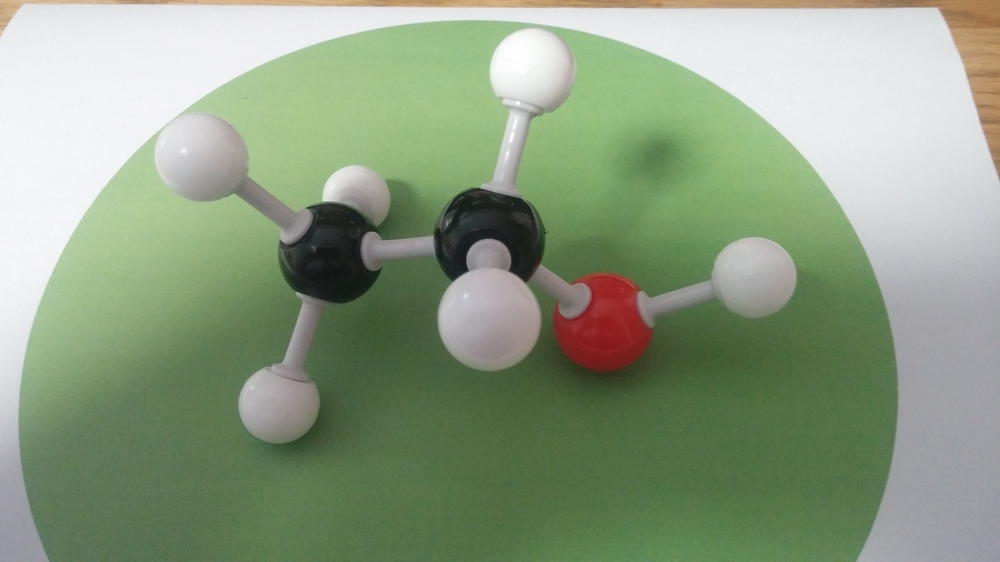
#> input picture ipro_api/testapi/pics/ethanol.jpg, 1000 x 562 px, shrunk from 4160 x 2340 before the run
$ python testCV.py
#> lines starting #> are read from the running program, lines starting #| are printed output that depends on the picture; after the words box and inside, x2 and y2 are one past the last pixel; in counts of white or black regions, pixels touching at a corner belong together
import cv2
import numpy as np
from matplotlib import pyplot as plt

image = cv2.imread('pics/ethanol.jpg')
#> image is the input picture: shape (562, 1000, 3); mean B, G, R 130.6, 157.5, 140.8
image = cv2.cvtColor(image, cv2.COLOR_BGR2GRAY)
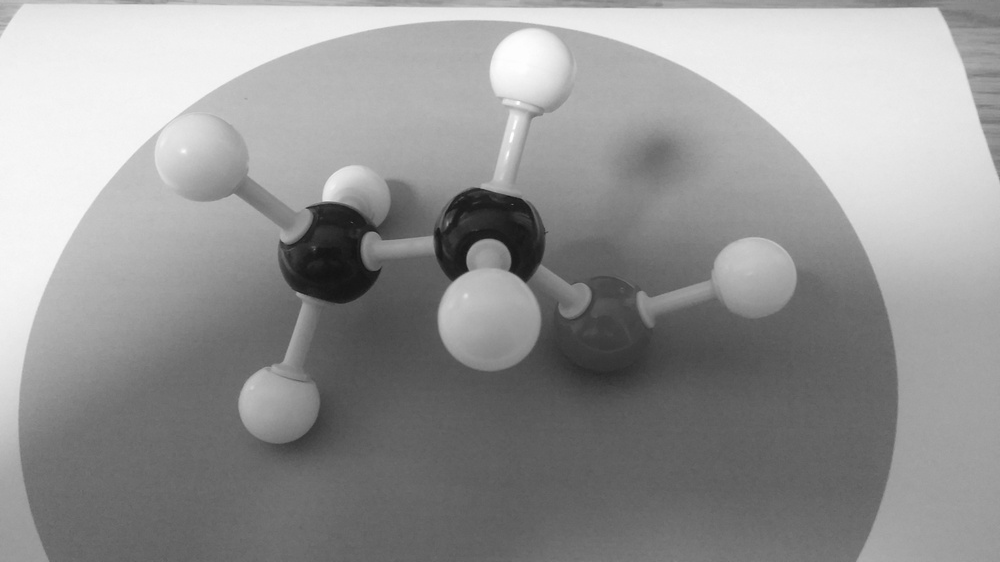
#> image: shape (562, 1000); min 19, max 255, mean 149.4
circles = cv2.HoughCircles(image, cv2.HOUGH_GRADIENT, 1, 30, param1=45, param2=25, minRadius=15, maxRadius=50)
#> circles = [[532.5, 71.5, 43.8], [755.5, 277.5, 40.5], [278.5, 402.5, 40.2], [488.5, 230.5, 47.2], [337.5, 259.5, 42.7], [203.5, 152.5, 49.4], [487.5, 316.5, 49.4], [355.5, 198.5, 33.6], [487.5, 260.5, 22.3]]
for i in circles[0]:
    cv2.circle(image, (i[0], i[1]), i[2], (0, 255, 0), 2)
#> this loop made 9 passes
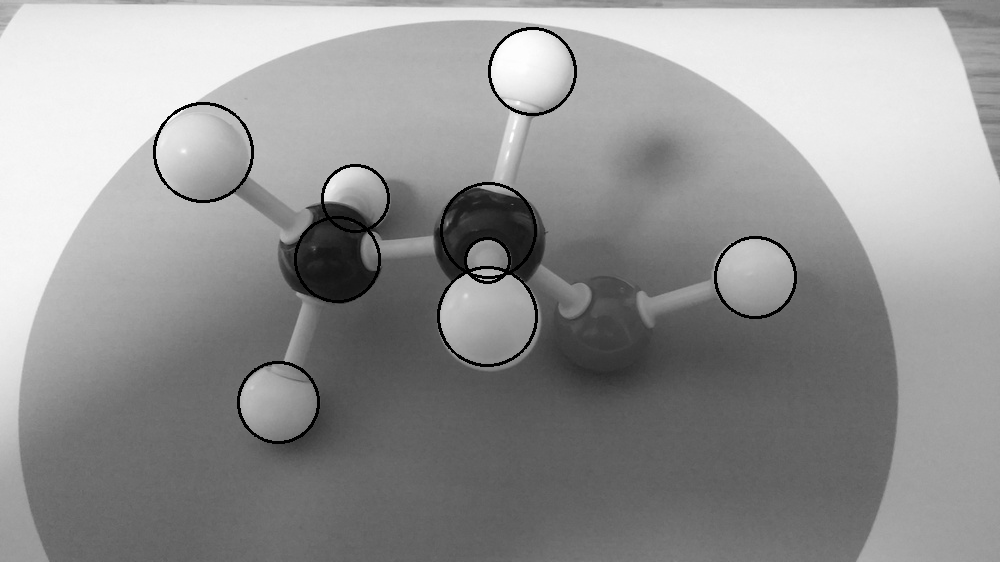
#> image: shape (562, 1000); 1.21% of pixels changed, all inside (x1, y1, x2, y2) = (153, 27, 797, 444)

cv2.imshow('test', image)
cv2.waitKey(0)

$ run again, with ipro_api/testapi/pics/1-Bromobutane.jpg copied over ipro_api/testapi/pics/ethanol.jpg
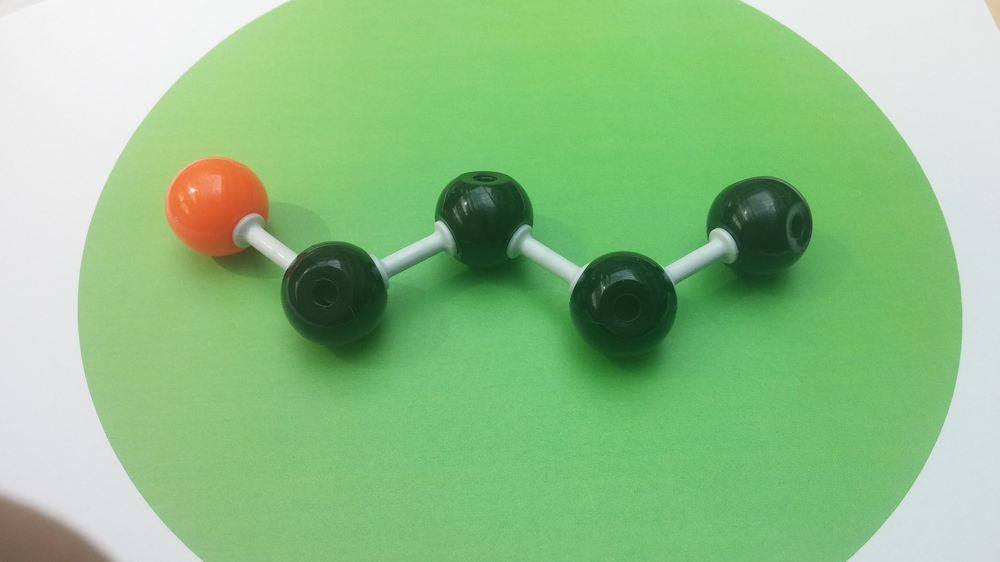
#> input picture ipro_api/testapi/pics/1-Bromobutane.jpg, 1000 x 562 px, shrunk from 4160 x 2340 before the run
#> image is the input picture: shape (562, 1000, 3); mean B, G, R 133.8, 191, 141.6
#> `image = cv2.cvtColor(image, cv2.COLOR_BGR2GRAY)`:
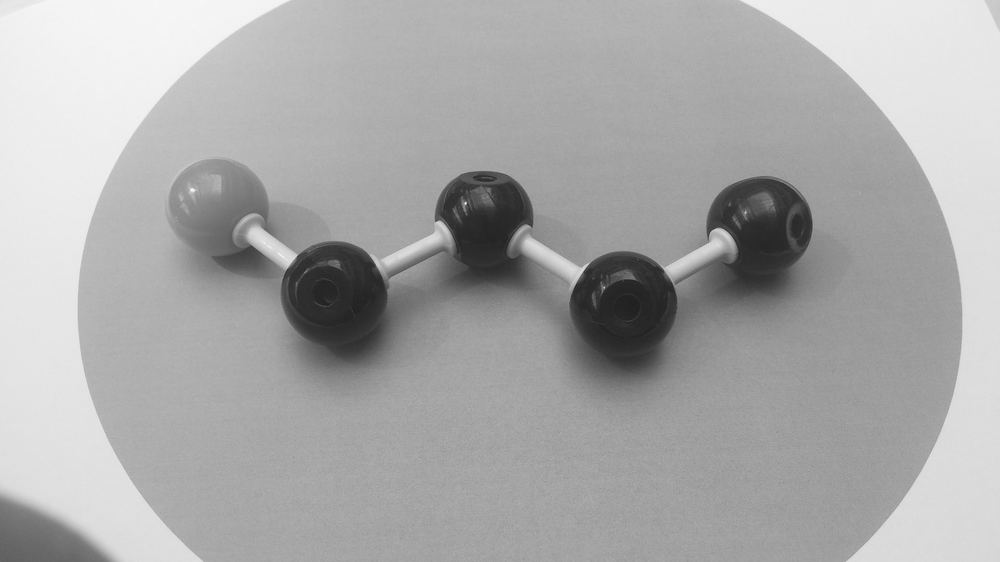
#> image: shape (562, 1000); min 31, max 248, mean 169.7
#> circles = 18 rows, first 8: [483.5, 218.5, 49.4], [217.5, 205.5, 49.4], [763.5, 224.5, 48.3], [329.5, 292.5, 49.4], [627.5, 303.5, 49.4], [615.5, 337.5, 49.4], [493.5, 254.5, 45], [340.5, 322.5, 47.1]
#> the loop `for i in circles[0]:` made 18 passes
#> after the loop `for i in circles[0]:`:
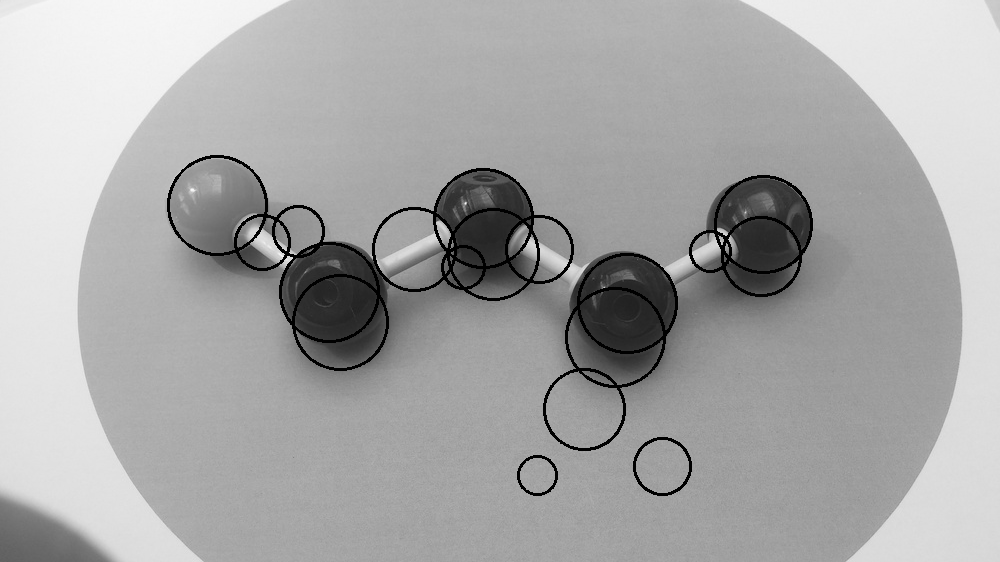
#> image: shape (562, 1000); 2.22% of pixels changed, all inside (x1, y1, x2, y2) = (167, 155, 813, 496)

$ run again, with ipro_api/testapi/pics/1-bromo-1-methyl-cyclopentane.jpg copied over ipro_api/testapi/pics/ethanol.jpg
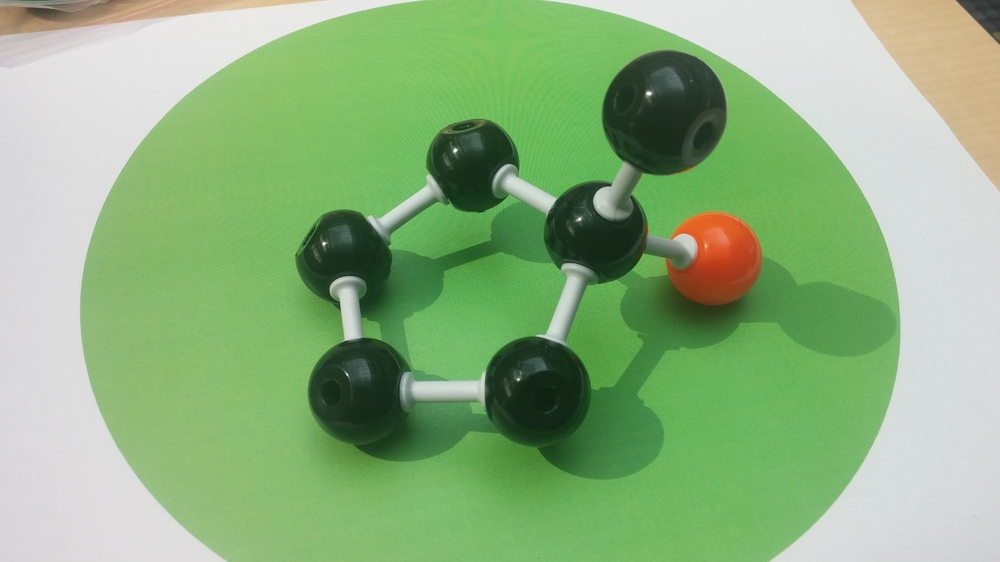
#> input picture ipro_api/testapi/pics/1-bromo-1-methyl-cyclopentane.jpg, 1000 x 562 px, shrunk from 4160 x 2340 before the run
#> image is the input picture: shape (562, 1000, 3); mean B, G, R 127.6, 177.6, 141.2
#> `image = cv2.cvtColor(image, cv2.COLOR_BGR2GRAY)`:
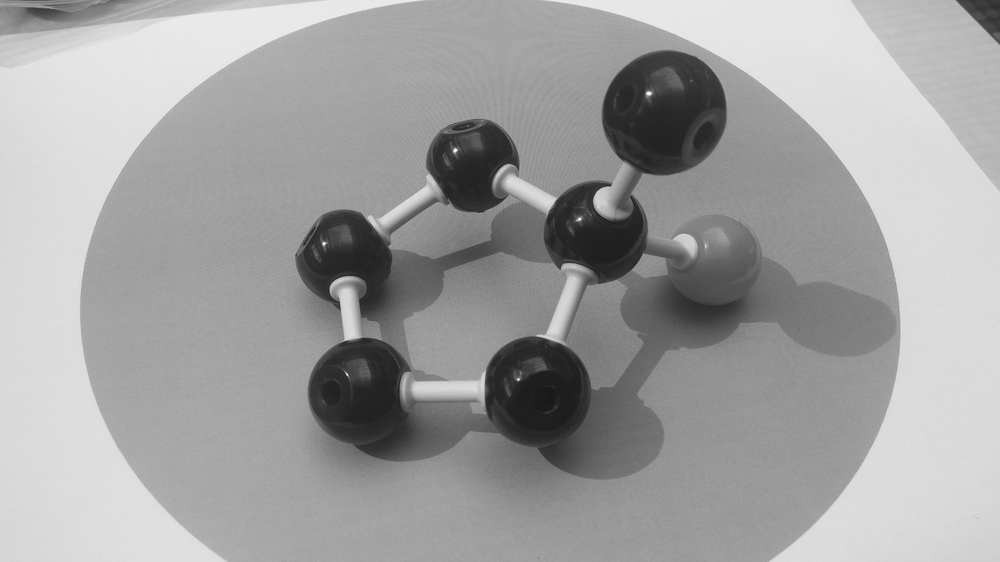
#> image: shape (562, 1000); min 24, max 254, mean 161
#> circles = 17 rows, first 8: [532.5, 385.5, 49.4], [357.5, 394.5, 49.4], [713.5, 257.5, 47.2], [473.5, 166.5, 45], [344.5, 256.5, 47.2], [598.5, 232.5, 49.4], [671.5, 122.5, 49.4], [587.5, 164.5, 45]
#> the loop `for i in circles[0]:` made 17 passes
#> after the loop `for i in circles[0]:`:
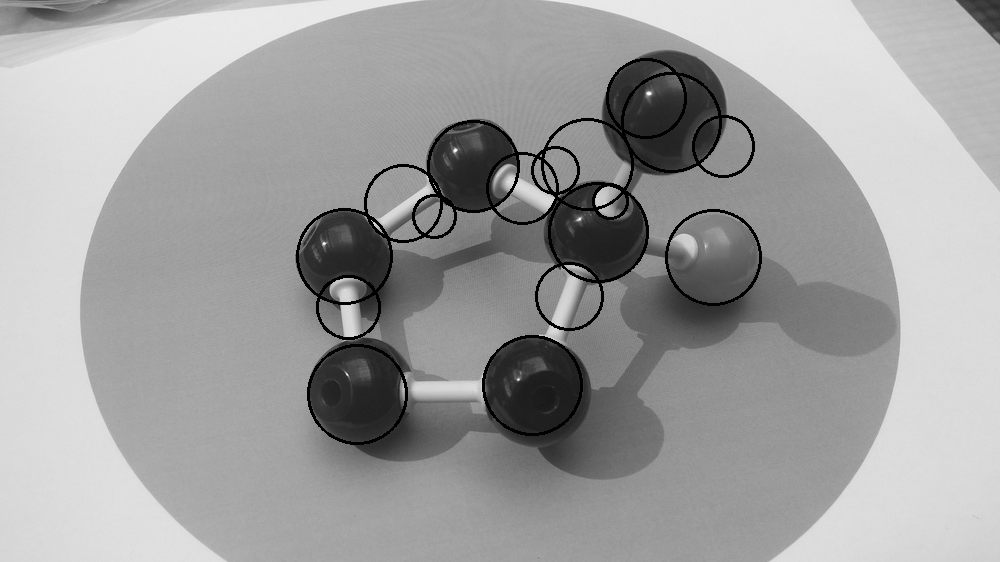
#> image: shape (562, 1000); 2.09% of pixels changed, all inside (x1, y1, x2, y2) = (296, 58, 762, 445)
